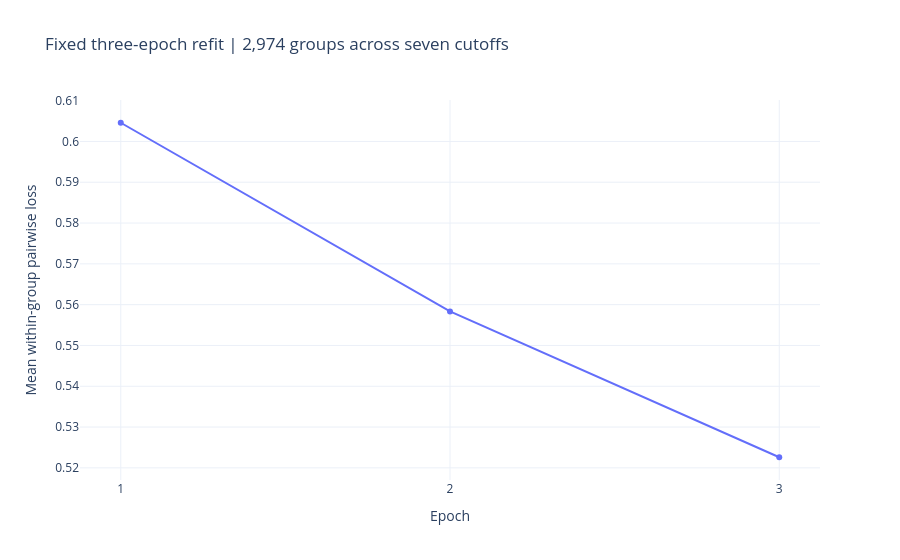

Notebook source saved alongside this figure:
### Code cell
refit_checkpoint = torch.load(
    refit_directory / "model.pt",
    map_location="cpu",
    weights_only=True,
)
reloaded_refit_model = NeuralRanker(
    **refit_checkpoint["model_config"]
).cpu()
reloaded_refit_model.load_state_dict(
    refit_checkpoint["model_state_dict"]
)
reloaded_refit_model.eval()

probe_positions = np.linspace(
    0, len(refit_inputs["X"]) - 1, num=1_000, dtype="int64"
)
probe_batch = {
    name: tensor[probe_positions]
    for name, tensor in refit_tensors.items()
    if name != "label"
}

with torch.inference_mode():
    refit_before = refit_model(**probe_batch)
    refit_after = reloaded_refit_model(**probe_batch)

torch.testing.assert_close(
    refit_before, refit_after, rtol=0, atol=1e-7
)

refit_report = {
    "status": "complete",
    "training_rows": len(refit_inputs["X"]),
    "training_groups": len(refit_inputs["groups"]),
    "positive_training_rows": int(refit_inputs["y"].sum()),
    "epochs": refit_epochs,
    "fitted_customers": len(refit_customer_to_index),
    "fitted_articles": len(refit_article_to_index),
    "reload_probe_rows": len(probe_positions),
    "reload_max_abs_score_error": (
        refit_before - refit_after
    ).abs().max().item(),
    "uses_v1_targets": False,
    "confirmation_evaluated": False,
    "files_sha256": {
        name: file_sha256(refit_directory / name)
        for name in [
            "model.pt", "numeric_preprocessor.joblib",
            "vocabularies.json", "protocol.json", "learning_curve.csv",
        ]
    },
}
(refit_directory / "manifest.json").write_text(
    json.dumps(refit_report, indent=2)
)

import plotly.express as px

fig = px.line(
    refit_curve,
    x="epoch",
    y="training_loss",
    markers=True,
    labels={
        "epoch": "Epoch",
        "training_loss": "Mean within-group pairwise loss",
    },
    title="Fixed three-epoch refit | 2,974 groups across seven cutoffs",
    template="plotly_white",
)
fig.update_xaxes(dtick=1)
fig.write_html(str(refit_directory / "learning_curve.html"))
fig.write_image(str(refit_directory / "learning_curve.png"))
fig.show(
    renderer="plotly_mimetype+png",
    config={"displaylogo": False},
)

display(pd.Series({
    key: value for key, value in refit_report.items()
    if key != "files_sha256"
}))

### Figure 1 — Plotly figure (JSON) as saved in the notebook; plotly's stock layout.template omitted (floating-point values rounded to 4 significant figures)
{"data": [{"hovertemplate": "Epoch=%{x}<br>Mean within-group pairwise loss=%{y}<extra></extra>", "legendgroup": "", "line": {"color": "#636efa", "dash": "solid"}, "marker": {"symbol": "circle"}, "mode": "lines+markers", "name": "", "orientation": "v", "showlegend": false, "type": "scatter", "x": [1, 2, 3], "xaxis": "x", "y": [0.6046, 0.5583, 0.5226], "yaxis": "y"}], "layout": {"legend": {"tracegroupgap": 0}, "title": {"text": "Fixed three-epoch refit | 2,974 groups across seven cutoffs"}, "xaxis": {"anchor": "y", "domain": [0, 1], "dtick": 1, "title": {"text": "Epoch"}}, "yaxis": {"anchor": "x", "domain": [0, 1], "title": {"text": "Mean within-group pairwise loss"}}}}
